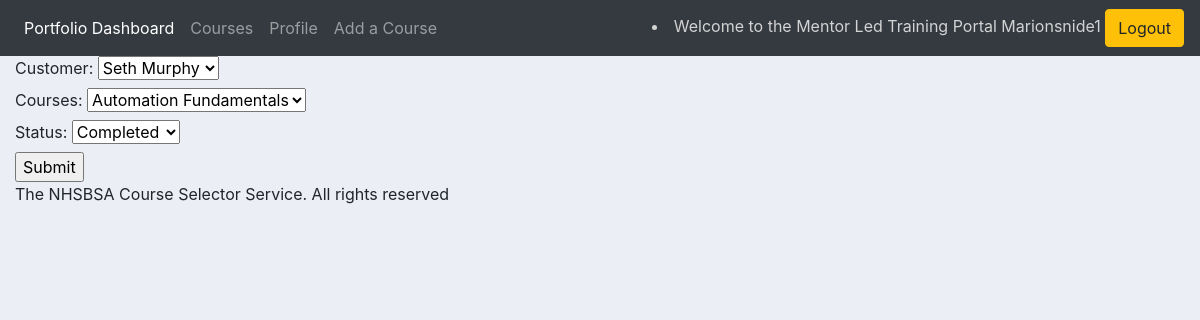
The app's page /update_order/9/ (signed in) with its own data.
### mentorapp/models.py (models this page shows, shortened)
class Order(models.Model):
    STATUS = (
            ('Pending', 'Pending'),
            ('In Progress', 'In Progress'),
            ('Completed', 'Completed')
    )
    customer = models.ForeignKey(Customer, null=True, on_delete= models.SET_NULL)
    courses = models.ForeignKey(Courses, null=True, on_delete= models.SET_NULL)
    date_created = models.DateTimeField(auto_now_add=True, null=True)
    status = models.CharField(max_length=200, null=True, choices=STATUS)

### mentorapp/views.py (the view)
# urls.py: path('update_order/<str:pk>/', views.updateOrder, name="update_order"),
@login_required(login_url='login')
def updateOrder(request, pk):
    order = Order.objects.get(id=pk)
    form = OrderForm(instance=order)
    if request.method == 'POST':
        form = OrderForm(request.POST, instance=order)
        if form.is_valid():
            form.save()
            return redirect('home')
    context = {'form': form}
    return render(request, 'mentorapp/order_form.html', context)

### mentorapp/forms.py
class OrderForm(ModelForm):
    class Meta:
        model = Order
        fields = '__all__'

### mentorapp/models.py (called while the page is built)
    def __str__(self):
        return self.name

    def __str__(self):
        return self.name

### mentorapp/templates/mentorapp/order_form.html (shortened to what this page needs)
{% extends 'mentorapp/base_template.html' %}
{% load static %}
{% block content %}
            <form action="" method="POST">
                        {{form}}
                <input type="submit" name="Submit">
            </form>
{% endblock %}

### mentorapp/templates/mentorapp/navbar.html (shortened to what this page needs)
{% load static %}
<nav class="navbar navbar-expand-lg navbar-dark bg-dark">
  <div class="collapse navbar-collapse" id="navbarNav">
    <ul class="navbar-nav mr-auto">
      <li class="nav-item active">
        <a class="nav-link" href="{%url 'home' %}">Portfolio Dashboard</a>
      </li>
      <li class="nav-item">
        <a class="nav-link" href="{%url 'courses' %}">Courses</a>
      </li>
      <li class="nav-item">
        <a class="nav-link" href="{% url 'mentorapp_settings' %}">Profile</a>
      </li>
      <li class="nav-item">
        <a class="nav-link" href="{% url 'create_courses' %}">Add a Course</a>
      </li>
    </ul>
      <li class="nav-item" style="color: lightgrey;">
        <span>Welcome to the Mentor Led Training Portal {{request.user|title}}</span>
        <a href="{% url 'logout' %}" class="btn btn-warning my-2 my-sm-0">Logout</a>
      </li>
  </div>
</nav>

### static/css/base.css (style rules this page uses)
body { background-color: #ebeff5; }

### records on screen
Order: customer "Seth Murphy", courses "Automation Fundamentals", status "Completed"

### other values on screen
{{ request.user|title }} "Marionsnide1"
